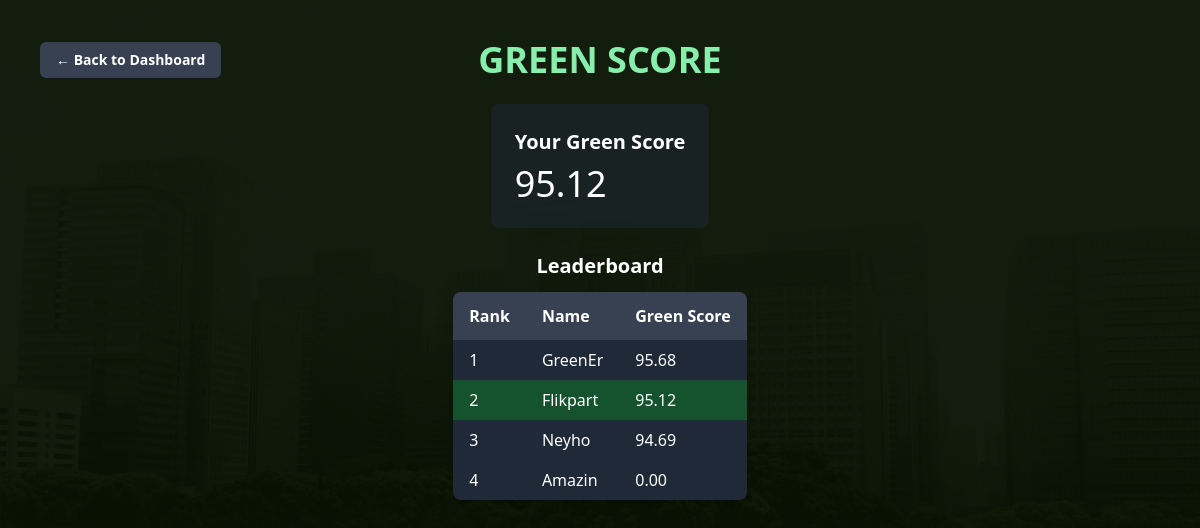
The app's page /greenscore (signed in), older data.
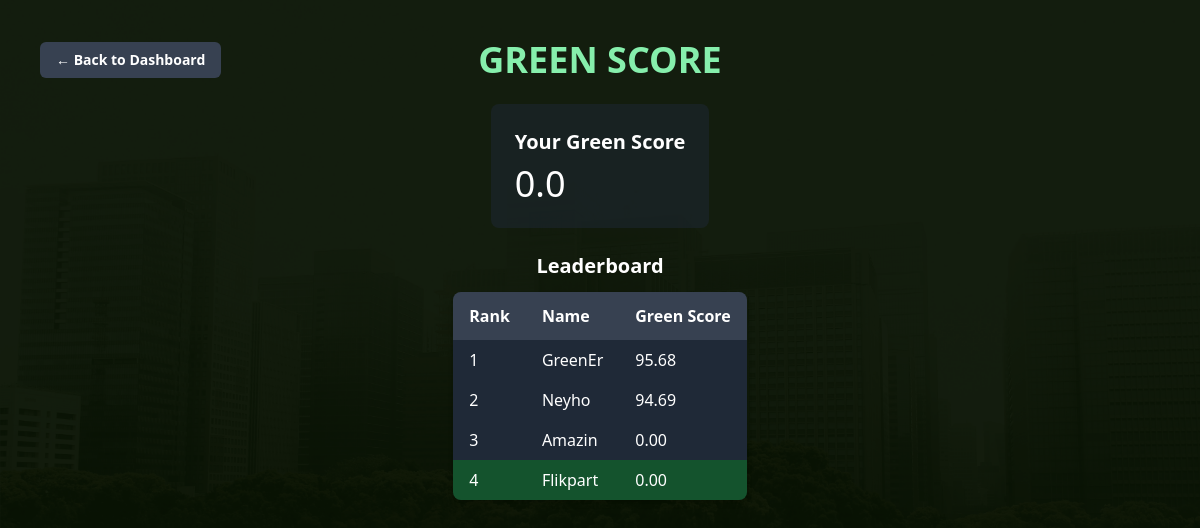
The same page, newer data.
### app.py (models this page shows, shortened)
class User(db.Model, UserMixin):
    id = db.Column(db.Integer, primary_key=True)
    name = db.Column(db.String(35), unique=True, nullable=False)
    email = db.Column(db.String(35), unique=True, nullable=False)
    password = db.Column(db.String(200), nullable=False)
    total_emission = db.Column(db.Float, default=0.0)
    green_score = db.Column(db.Float, nullable=False, default=100.0)
    total_offset = db.Column(db.Float, default=0.0)
    net_emission = db.Column(db.Float, default=0.0)
    badges = db.Column(db.String(200), default="")

### app.py (the view)
@app.route('/greenscore')
@login_required
def green_score():
    current_user.net_emission = max(0, current_user.total_emission - current_user.total_offset)
    current_user.green_score = max(0, 100 - ((current_user.net_emission)*0.0000005))
    db.session.commit()
    leaderboard = User.query.order_by(User.green_score.desc()).limit(10).all()
    return render_template('greenscore.html',
                           total_emissions=current_user.total_emission,
                           total_offset=current_user.total_offset,
                           net_emissions=current_user.net_emission,
                           green_score=current_user.green_score,
                           leaderboard=leaderboard,
                           enumerate=enumerate)

### app.py (called while the page is built)
@login_manager.user_loader
def load_user(user_id):
    return User.query.get(int(user_id))

### templates/greenscore.html (shortened to what this page needs)
<!DOCTYPE html>
<html lang="en">
<head>
    <script src="https://cdn.tailwindcss.com"></script>
</head>
<body class="bg-[url('/static/bg2.png')] bg-cover bg-center min-h-screen text-white flex flex-col items-center p-10 min-h-screen">
    <div class="w-full max-w-5xl flex items-center mb-6">
        <a href="/dashboard" class="bg-gray-700 text-white font-bold px-4 py-2 rounded-md hover:bg-gray-900 transition text-sm absolute left-0 ml-10">
            ← Back to Dashboard
        </a>
        <h1 class="text-4xl font-bold text-green-300 uppercase mx-auto">Green Score</h1>
    </div>
        <div class="bg-gray-800 bg-opacity-50 rounded-lg p-6 mb-6">
            <h2 class="text-xl font-semibold">Your Green Score</h2>
            <p class="text-4xl mt-2">{{ green_score|round(2) }}</p>
        </div>
        <h2 class="text-xl font-semibold mb-3">Leaderboard</h2>
        <div class="overflow-hidden rounded-lg shadow-md">
            <table class="w-full border-collapse bg-gray-800 bg-opacity-50 rounded-lg">
                <thead>
                    <tr class="bg-gray-700">
                        <th class="py-3 px-4 text-left">Rank</th>
                        <th class="py-3 px-4 text-left">Name</th>
                        <th class="py-3 px-4 text-left">Green Score</th>
                    </tr>
                </thead>
                <tbody>
                    {% for rank, user in enumerate(leaderboard, start=1) %}
                    <tr class="{% if user.id == current_user.id %} bg-green-900 {% else %} bg-gray-800 {% endif %}">
                        <td class="py-2 px-4">{{ rank }}</td>
                        <td class="py-2 px-4">{{ user.name }}</td>
                        <td class="py-2 px-4">{{ "%.2f" % user.green_score }}</td>
                    </tr>
                    {% endfor %}
                </tbody>
            </table>
        </div>
</body>
</html>

Row changes from the older to the newer data that the page shows:
changed User "Flikpart": green_score "95.12" → "0.0"; id "2" → "4"; green_score "95.12" → "0.00"; moves down the list
computed for User "Neyho": rank "3" → "2"
computed for User "Amazin": rank "4" → "3"
